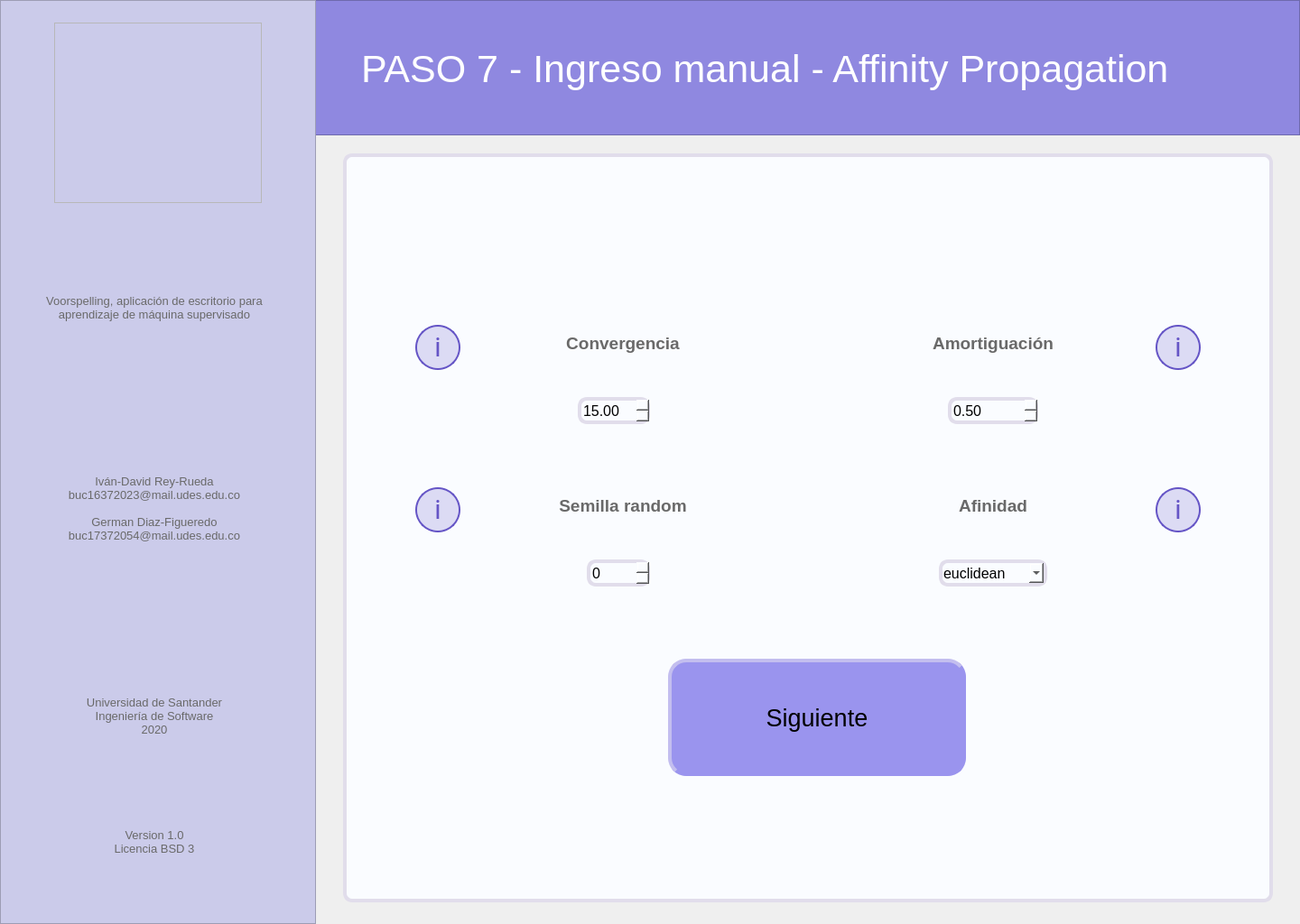
<?xml version="1.0" encoding="UTF-8"?>
<ui version="4.0">
 <class>MainWindow</class>
 <widget class="QMainWindow" name="MainWindow">
  <property name="geometry">
   <rect>
    <x>0</x>
    <y>0</y>
    <width>1440</width>
    <height>1024</height>
   </rect>
  </property>
  <property name="minimumSize">
   <size>
    <width>1440</width>
    <height>1024</height>
   </size>
  </property>
  <property name="maximumSize">
   <size>
    <width>1440</width>
    <height>1024</height>
   </size>
  </property>
  <property name="windowTitle">
   <string>Voorspelling</string>
  </property>
  <widget class="QWidget" name="centralwidget">
   <widget class="QFrame" name="left_bar">
    <property name="geometry">
     <rect>
      <x>0</x>
      <y>0</y>
      <width>350</width>
      <height>1024</height>
     </rect>
    </property>
    <property name="styleSheet">
     <string notr="true">background-color: rgb(203, 203, 234);

</string>
    </property>
    <property name="frameShape">
     <enum>QFrame::StyledPanel</enum>
    </property>
    <property name="frameShadow">
     <enum>QFrame::Raised</enum>
    </property>
    <widget class="QLabel" name="lbl_left_1">
     <property name="geometry">
      <rect>
       <x>18</x>
       <y>278</y>
       <width>306</width>
       <height>126</height>
      </rect>
     </property>
     <property name="font">
      <font>
       <pointsize>10</pointsize>
      </font>
     </property>
     <property name="styleSheet">
      <string notr="true">color: rgb(105, 105, 105);</string>
     </property>
     <property name="text">
      <string>Voorspelling, aplicación de escritorio para aprendizaje de máquina supervisado</string>
     </property>
     <property name="alignment">
      <set>Qt::AlignCenter</set>
     </property>
     <property name="wordWrap">
      <bool>true</bool>
     </property>
    </widget>
    <widget class="QLabel" name="lbl_left_2">
     <property name="geometry">
      <rect>
       <x>18</x>
       <y>500</y>
       <width>306</width>
       <height>126</height>
      </rect>
     </property>
     <property name="font">
      <font>
       <pointsize>10</pointsize>
      </font>
     </property>
     <property name="styleSheet">
      <string notr="true">color: rgb(105, 105, 105);</string>
     </property>
     <property name="text">
      <string>Iván-David Rey-Rueda
buc16372023@mail.udes.edu.co

German Diaz-Figueredo
buc17372054@mail.udes.edu.co</string>
     </property>
     <property name="alignment">
      <set>Qt::AlignCenter</set>
     </property>
     <property name="wordWrap">
      <bool>true</bool>
     </property>
    </widget>
    <widget class="QLabel" name="lbl_left_3">
     <property name="geometry">
      <rect>
       <x>18</x>
       <y>730</y>
       <width>306</width>
       <height>126</height>
      </rect>
     </property>
     <property name="font">
      <font>
       <pointsize>10</pointsize>
      </font>
     </property>
     <property name="styleSheet">
      <string notr="true">color: rgb(105, 105, 105);</string>
     </property>
     <property name="text">
      <string>Universidad de Santander
Ingeniería de Software
2020</string>
     </property>
     <property name="alignment">
      <set>Qt::AlignCenter</set>
     </property>
     <property name="wordWrap">
      <bool>true</bool>
     </property>
    </widget>
    <widget class="QLabel" name="lbl_left_4">
     <property name="geometry">
      <rect>
       <x>18</x>
       <y>870</y>
       <width>306</width>
       <height>126</height>
      </rect>
     </property>
     <property name="font">
      <font>
       <pointsize>10</pointsize>
      </font>
     </property>
     <property name="styleSheet">
      <string notr="true">color: rgb(105, 105, 105);</string>
     </property>
     <property name="text">
      <string>Version 1.0
Licencia BSD 3</string>
     </property>
     <property name="alignment">
      <set>Qt::AlignCenter</set>
     </property>
     <property name="wordWrap">
      <bool>true</bool>
     </property>
    </widget>
   </widget>
   <widget class="QFrame" name="logo">
    <property name="geometry">
     <rect>
      <x>60</x>
      <y>25</y>
      <width>230</width>
      <height>200</height>
     </rect>
    </property>
    <property name="styleSheet">
     <string notr="true">image: url(:/image/voorspelling_logo.png);</string>
    </property>
    <property name="frameShape">
     <enum>QFrame::StyledPanel</enum>
    </property>
    <property name="frameShadow">
     <enum>QFrame::Raised</enum>
    </property>
   </widget>
   <widget class="QFrame" name="up_bar">
    <property name="geometry">
     <rect>
      <x>0</x>
      <y>0</y>
      <width>1440</width>
      <height>150</height>
     </rect>
    </property>
    <property name="styleSheet">
     <string notr="true">background-color: rgb(143, 136, 224);</string>
    </property>
    <property name="frameShape">
     <enum>QFrame::StyledPanel</enum>
    </property>
    <property name="frameShadow">
     <enum>QFrame::Raised</enum>
    </property>
    <widget class="QLabel" name="lbl_tittle">
     <property name="geometry">
      <rect>
       <x>400</x>
       <y>40</y>
       <width>1021</width>
       <height>72</height>
      </rect>
     </property>
     <property name="font">
      <font>
       <family>MS Shell Dlg 2</family>
       <pointsize>32</pointsize>
       <weight>50</weight>
       <italic>false</italic>
       <bold>false</bold>
      </font>
     </property>
     <property name="styleSheet">
      <string notr="true">border: none;
color: rgb(255, 255, 255);</string>
     </property>
     <property name="text">
      <string>PASO 7 - Ingreso manual - Affinity Propagation</string>
     </property>
     <property name="scaledContents">
      <bool>false</bool>
     </property>
     <property name="alignment">
      <set>Qt::AlignLeading|Qt::AlignLeft|Qt::AlignVCenter</set>
     </property>
     <property name="wordWrap">
      <bool>true</bool>
     </property>
     <property name="margin">
      <number>0</number>
     </property>
     <property name="indent">
      <number>0</number>
     </property>
    </widget>
   </widget>
   <widget class="QFrame" name="main_area">
    <property name="geometry">
     <rect>
      <x>380</x>
      <y>170</y>
      <width>1030</width>
      <height>830</height>
     </rect>
    </property>
    <property name="styleSheet">
     <string notr="true">background-color: rgb(250, 252, 255);
border: 4px solid;
border-color: rgb(225, 221, 235);
border-radius: 10px;</string>
    </property>
    <property name="frameShape">
     <enum>QFrame::StyledPanel</enum>
    </property>
    <property name="frameShadow">
     <enum>QFrame::Raised</enum>
    </property>
    <widget class="QLabel" name="lbl_convergencia">
     <property name="geometry">
      <rect>
       <x>130</x>
       <y>170</y>
       <width>360</width>
       <height>80</height>
      </rect>
     </property>
     <property name="font">
      <font>
       <pointsize>14</pointsize>
       <weight>75</weight>
       <bold>true</bold>
      </font>
     </property>
     <property name="styleSheet">
      <string notr="true">color: rgb(105, 105, 105);
border: none;</string>
     </property>
     <property name="text">
      <string>Convergencia</string>
     </property>
     <property name="alignment">
      <set>Qt::AlignCenter</set>
     </property>
     <property name="wordWrap">
      <bool>true</bool>
     </property>
    </widget>
    <widget class="QLabel" name="lbl_amortiguacion">
     <property name="geometry">
      <rect>
       <x>540</x>
       <y>170</y>
       <width>360</width>
       <height>80</height>
      </rect>
     </property>
     <property name="font">
      <font>
       <pointsize>14</pointsize>
       <weight>75</weight>
       <bold>true</bold>
      </font>
     </property>
     <property name="styleSheet">
      <string notr="true">color: rgb(105, 105, 105);
border: none;</string>
     </property>
     <property name="text">
      <string>Amortiguación</string>
     </property>
     <property name="alignment">
      <set>Qt::AlignCenter</set>
     </property>
     <property name="wordWrap">
      <bool>true</bool>
     </property>
    </widget>
    <widget class="QLabel" name="lbl_semilla_random">
     <property name="geometry">
      <rect>
       <x>130</x>
       <y>350</y>
       <width>360</width>
       <height>80</height>
      </rect>
     </property>
     <property name="font">
      <font>
       <pointsize>14</pointsize>
       <weight>75</weight>
       <bold>true</bold>
      </font>
     </property>
     <property name="styleSheet">
      <string notr="true">color: rgb(105, 105, 105);
border: none;</string>
     </property>
     <property name="text">
      <string>Semilla random</string>
     </property>
     <property name="alignment">
      <set>Qt::AlignCenter</set>
     </property>
     <property name="wordWrap">
      <bool>true</bool>
     </property>
    </widget>
    <widget class="QLabel" name="lbl_afinidad">
     <property name="geometry">
      <rect>
       <x>540</x>
       <y>350</y>
       <width>360</width>
       <height>80</height>
      </rect>
     </property>
     <property name="font">
      <font>
       <pointsize>14</pointsize>
       <weight>75</weight>
       <bold>true</bold>
      </font>
     </property>
     <property name="styleSheet">
      <string notr="true">color: rgb(105, 105, 105);
border: none;</string>
     </property>
     <property name="text">
      <string>Afinidad</string>
     </property>
     <property name="alignment">
      <set>Qt::AlignCenter</set>
     </property>
     <property name="wordWrap">
      <bool>true</bool>
     </property>
    </widget>
    <widget class="QPushButton" name="btn_info_convergencia">
     <property name="geometry">
      <rect>
       <x>80</x>
       <y>190</y>
       <width>50</width>
       <height>50</height>
      </rect>
     </property>
     <property name="styleSheet">
      <string notr="true">QPushButton{
background: rgba(101, 85, 198, 0.2);
border: 2px solid #6555C6;
box-sizing: border-box;
border-radius: 25px;


position: absolute;
width: 25px;
height: 44.55px;
font-family: Roboto;
font-style: normal;
font-weight: normal;
font-size: 30px;
line-height: 56px;
display: flex;
align-items: center;
text-align: center;

color: #6555C6;
}
QPushButton:hover{
background-color: rgb(190, 185, 250);
}
QPushButton:pressed{
background-color: rgb(160, 150, 240);
}</string>
     </property>
     <property name="text">
      <string>i</string>
     </property>
    </widget>
    <widget class="QPushButton" name="btn_info_semilla_random">
     <property name="geometry">
      <rect>
       <x>80</x>
       <y>370</y>
       <width>50</width>
       <height>50</height>
      </rect>
     </property>
     <property name="styleSheet">
      <string notr="true">QPushButton{
background: rgba(101, 85, 198, 0.2);
border: 2px solid #6555C6;
box-sizing: border-box;
border-radius: 25px;


position: absolute;
width: 25px;
height: 44.55px;
font-family: Roboto;
font-style: normal;
font-weight: normal;
font-size: 30px;
line-height: 56px;
display: flex;
align-items: center;
text-align: center;

color: #6555C6;
}
QPushButton:hover{
background-color: rgb(190, 185, 250);
}
QPushButton:pressed{
background-color: rgb(160, 150, 240);
}</string>
     </property>
     <property name="text">
      <string>i</string>
     </property>
    </widget>
    <widget class="QPushButton" name="btn_info_amortiguacion">
     <property name="geometry">
      <rect>
       <x>900</x>
       <y>190</y>
       <width>50</width>
       <height>50</height>
      </rect>
     </property>
     <property name="styleSheet">
      <string notr="true">QPushButton{
background: rgba(101, 85, 198, 0.2);
border: 2px solid #6555C6;
box-sizing: border-box;
border-radius: 25px;


position: absolute;
width: 25px;
height: 44.55px;
font-family: Roboto;
font-style: normal;
font-weight: normal;
font-size: 30px;
line-height: 56px;
display: flex;
align-items: center;
text-align: center;

color: #6555C6;
}
QPushButton:hover{
background-color: rgb(190, 185, 250);
}
QPushButton:pressed{
background-color: rgb(160, 150, 240);
}</string>
     </property>
     <property name="text">
      <string>i</string>
     </property>
    </widget>
    <widget class="QPushButton" name="btn_info_afinidad">
     <property name="geometry">
      <rect>
       <x>900</x>
       <y>370</y>
       <width>50</width>
       <height>50</height>
      </rect>
     </property>
     <property name="styleSheet">
      <string notr="true">QPushButton{
background: rgba(101, 85, 198, 0.2);
border: 2px solid #6555C6;
box-sizing: border-box;
border-radius: 25px;


position: absolute;
width: 25px;
height: 44.55px;
font-family: Roboto;
font-style: normal;
font-weight: normal;
font-size: 30px;
line-height: 56px;
display: flex;
align-items: center;
text-align: center;

color: #6555C6;
}
QPushButton:hover{
background-color: rgb(190, 185, 250);
}
QPushButton:pressed{
background-color: rgb(160, 150, 240);
}</string>
     </property>
     <property name="text">
      <string>i</string>
     </property>
    </widget>
    <widget class="QSpinBox" name="sb_semilla_random">
     <property name="geometry">
      <rect>
       <x>270</x>
       <y>450</y>
       <width>70</width>
       <height>30</height>
      </rect>
     </property>
     <property name="font">
      <font>
       <pointsize>12</pointsize>
      </font>
     </property>
     <property name="minimum">
      <number>0</number>
     </property>
     <property name="maximum">
      <number>10000</number>
     </property>
     <property name="value">
      <number>0</number>
     </property>
    </widget>
    <widget class="QComboBox" name="cb_penalidad">
     <property name="geometry">
      <rect>
       <x>660</x>
       <y>450</y>
       <width>120</width>
       <height>30</height>
      </rect>
     </property>
     <property name="font">
      <font>
       <pointsize>12</pointsize>
      </font>
     </property>
     <property name="currentIndex">
      <number>0</number>
     </property>
     <item>
      <property name="text">
       <string>euclidean</string>
      </property>
     </item>
     <item>
      <property name="text">
       <string>precomputed</string>
      </property>
     </item>
    </widget>
    <widget class="QDoubleSpinBox" name="sb_amortiguacion">
     <property name="geometry">
      <rect>
       <x>670</x>
       <y>270</y>
       <width>100</width>
       <height>30</height>
      </rect>
     </property>
     <property name="font">
      <font>
       <pointsize>12</pointsize>
      </font>
     </property>
     <property name="decimals">
      <number>2</number>
     </property>
     <property name="minimum">
      <double>0.500000000000000</double>
     </property>
     <property name="maximum">
      <double>1.000000000000000</double>
     </property>
     <property name="singleStep">
      <double>0.010000000000000</double>
     </property>
     <property name="value">
      <double>0.500000000000000</double>
     </property>
    </widget>
    <widget class="QDoubleSpinBox" name="sb_convergencia">
     <property name="geometry">
      <rect>
       <x>260</x>
       <y>270</y>
       <width>80</width>
       <height>30</height>
      </rect>
     </property>
     <property name="font">
      <font>
       <pointsize>12</pointsize>
      </font>
     </property>
     <property name="minimum">
      <double>1.000000000000000</double>
     </property>
     <property name="maximum">
      <double>100.000000000000000</double>
     </property>
     <property name="singleStep">
      <double>0.100000000000000</double>
     </property>
     <property name="value">
      <double>15.000000000000000</double>
     </property>
    </widget>
    <widget class="QPushButton" name="btn_next">
     <property name="geometry">
      <rect>
       <x>360</x>
       <y>560</y>
       <width>330</width>
       <height>130</height>
      </rect>
     </property>
     <property name="font">
      <font>
       <pointsize>20</pointsize>
       <kerning>true</kerning>
      </font>
     </property>
     <property name="styleSheet">
      <string notr="true">QPushButton{
background-color: rgb(154, 148, 238);
border-left-color: rgb(195, 190, 239);
border-top-color: rgb(195, 190, 239);
border-bottom-color: rgb(154, 148, 238);
border-right-color: rgb(154, 148, 238);
border-radius: 20px;
}
QPushButton:hover{
background-color: rgb(160, 155, 245);
}
QPushButton:pressed{
background-color: rgb(150, 140, 230);
border-left-color: rgb(140, 135, 220);
border-top-color: rgb(140, 135, 220);
border-bottom-color: rgb(195, 190, 239);
border-right-color: rgb(195, 190, 239);
}</string>
     </property>
     <property name="text">
      <string>Siguiente</string>
     </property>
     <property name="autoDefault">
      <bool>false</bool>
     </property>
    </widget>
    <widget class="QPushButton" name="btn_back">
     <property name="geometry">
      <rect>
       <x>60</x>
       <y>50</y>
       <width>70</width>
       <height>70</height>
      </rect>
     </property>
     <property name="styleSheet">
      <string notr="true">QPushButton{
background-image: url(:/botton/bxs-left-arrow-circle.svg);
border-radius: 35px;
border: none;


color: #6555C6;
}
QPushButton:hover{
background-color: rgb(235, 225, 250);

}
QPushButton:pressed{

background-color: qradialgradient(spread:pad, cx:0.5, cy:0.5, radius:0.5, fx:0.5, fy:0.5, stop:0 rgba(200, 190, 250, 205), stop:0.6 rgba(200, 190, 250, 205), stop:1 rgba(255, 255, 255, 0));

}

</string>
     </property>
     <property name="text">
      <string/>
     </property>
     <property name="iconSize">
      <size>
       <width>20</width>
       <height>20</height>
      </size>
     </property>
    </widget>
   </widget>
   <zorder>up_bar</zorder>
   <zorder>left_bar</zorder>
   <zorder>logo</zorder>
   <zorder>main_area</zorder>
  </widget>
 </widget>
 <resources>
  <include location="Images_voor.qrc"/>
 </resources>
 <connections/>
</ui>
